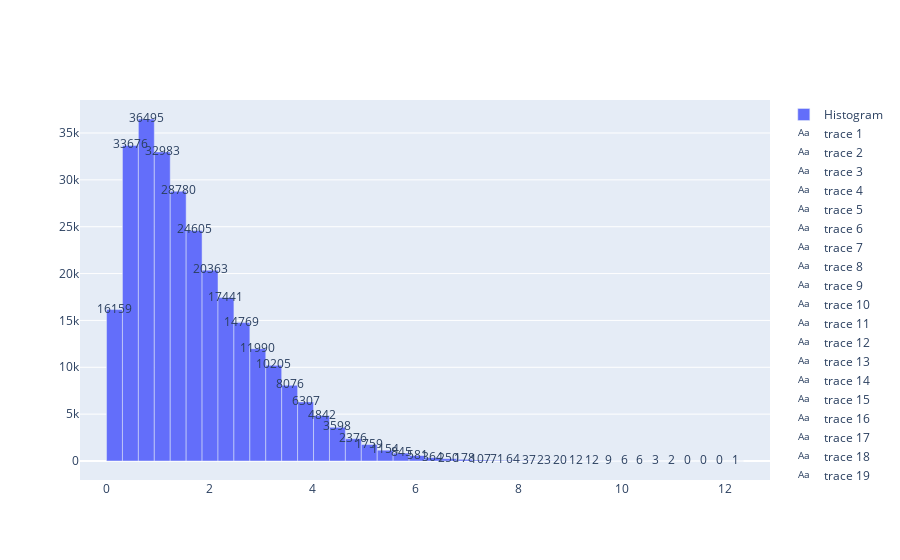

The notebook cell this image was saved under:
### Code cell
# Plot the figure
counts, bins = np.histogram(df_interest['LogOddRatio'], bins=40)
bin_midpoints = bins[:-1] + np.diff(bins)/2

fig = go.Figure()

fig.add_trace(go.Bar(
    x=bin_midpoints,
    y=counts,
    width=np.diff(bins), # makes bars have correct widths
    name='Histogram'
))
# add text labels for counts
for i in range(len(counts)):
    fig.add_trace(go.Scatter(
        x=[bin_midpoints[i]],
        y=[counts[i]],
        text=[str(counts[i])],
        mode='text',
    ))

fig.show()

### Figure 1 — Plotly figure (JSON) as saved in the notebook; plotly's stock layout.template omitted (floating-point values rounded to 4 significant figures)
{"data": [{"name": "Histogram", "type": "bar", "width": [0.3089, 0.3089, 0.3089, 0.3089, 0.3089, 0.3089, 0.3089, 0.3089, 0.3089, 0.3089, 0.3089, 0.3089, 0.3089, 0.3089, 0.3089, 0.3089, 0.3089, 0.3089, 0.3089, 0.3089, 0.3089, 0.3089, 0.3089, 0.3089, 0.3089, 0.3089, 0.3089, 0.3089, 0.3089, 0.3089, 0.3089, 0.3089, 0.3089, 0.3089, 0.3089, 0.3089, 0.3089, 0.3089, 0.3089, 0.3089], "x": [0.1562, 0.4651, 0.774, 1.083, 1.392, 1.701, 2.009, 2.318, 2.627, 2.936, 3.245, 3.554, 3.863, 4.172, 4.48, 4.789, 5.098, 5.407, 5.716, 6.025, 6.334, 6.643, 6.952, 7.26, 7.569, 7.878, 8.187, 8.496, 8.805, 9.114, 9.423, 9.731, 10.04, 10.35, 10.66, 10.97, 11.28, 11.58, 11.89, 12.2], "y": [16159, 33676, 36495, 32983, 28780, 24605, 20363, 17441, 14769, 11990, 10205, 8076, 6307, 4842, 3598, 2376, 1759, 1154, 845, 581, 364, 250, 178, 107, 71, 64, 37, 23, 20, 12, 12, 9, 6, 6, 3, 2, 0, 0, 0, 1]}, {"mode": "text", "text": ["16159"], "type": "scatter", "x": [0.1562], "y": [16159]}, {"mode": "text", "text": ["33676"], "type": "scatter", "x": [0.4651], "y": [33676]}, {"mode": "text", "text": ["36495"], "type": "scatter", "x": [0.774], "y": [36495]}, {"mode": "text", "text": ["32983"], "type": "scatter", "x": [1.083], "y": [32983]}, {"mode": "text", "text": ["28780"], "type": "scatter", "x": [1.392], "y": [28780]}, {"mode": "text", "text": ["24605"], "type": "scatter", "x": [1.701], "y": [24605]}, {"mode": "text", "text": ["20363"], "type": "scatter", "x": [2.009], "y": [20363]}, {"mode": "text", "text": ["17441"], "type": "scatter", "x": [2.318], "y": [17441]}, {"mode": "text", "text": ["14769"], "type": "scatter", "x": [2.627], "y": [14769]}, {"mode": "text", "text": ["11990"], "type": "scatter", "x": [2.936], "y": [11990]}, {"mode": "text", "text": ["10205"], "type": "scatter", "x": [3.245], "y": [10205]}, {"mode": "text", "text": ["8076"], "type": "scatter", "x": [3.554], "y": [8076]}, {"mode": "text", "text": ["6307"], "type": "scatter", "x": [3.863], "y": [6307]}, {"mode": "text", "text": ["4842"], "type": "scatter", "x": [4.172], "y": [4842]}, {"mode": "text", "text": ["3598"], "type": "scatter", "x": [4.48], "y": [3598]}, {"mode": "text", "text": ["2376"], "type": "scatter", "x": [4.789], "y": [2376]}, {"mode": "text", "text": ["1759"], "type": "scatter", "x": [5.098], "y": [1759]}, {"mode": "text", "text": ["1154"], "type": "scatter", "x": [5.407], "y": [1154]}, {"mode": "text", "text": ["845"], "type": "scatter", "x": [5.716], "y": [845]}, {"mode": "text", "text": ["581"], "type": "scatter", "x": [6.025], "y": [581]}, {"mode": "text", "text": ["364"], "type": "scatter", "x": [6.334], "y": [364]}, {"mode": "text", "text": ["250"], "type": "scatter", "x": [6.643], "y": [250]}, {"mode": "text", "text": ["178"], "type": "scatter", "x": [6.952], "y": [178]}, {"mode": "text", "text": ["107"], "type": "scatter", "x": [7.26], "y": [107]}, {"mode": "text", "text": ["71"], "type": "scatter", "x": [7.569], "y": [71]}, {"mode": "text", "text": ["64"], "type": "scatter", "x": [7.878], "y": [64]}, {"mode": "text", "text": ["37"], "type": "scatter", "x": [8.187], "y": [37]}, {"mode": "text", "text": ["23"], "type": "scatter", "x": [8.496], "y": [23]}, {"mode": "text", "text": ["20"], "type": "scatter", "x": [8.805], "y": [20]}, {"mode": "text", "text": ["12"], "type": "scatter", "x": [9.114], "y": [12]}, {"mode": "text", "text": ["12"], "type": "scatter", "x": [9.423], "y": [12]}, {"mode": "text", "text": ["9"], "type": "scatter", "x": [9.731], "y": [9]}, {"mode": "text", "text": ["6"], "type": "scatter", "x": [10.04], "y": [6]}, {"mode": "text", "text": ["6"], "type": "scatter", "x": [10.35], "y": [6]}, {"mode": "text", "text": ["3"], "type": "scatter", "x": [10.66], "y": [3]}, {"mode": "text", "text": ["2"], "type": "scatter", "x": [10.97], "y": [2]}, {"mode": "text", "text": ["0"], "type": "scatter", "x": [11.28], "y": [0]}, {"mode": "text", "text": ["0"], "type": "scatter", "x": [11.58], "y": [0]}, {"mode": "text", "text": ["0"], "type": "scatter", "x": [11.89], "y": [0]}, {"mode": "text", "text": ["1"], "type": "scatter", "x": [12.2], "y": [1]}], "layout": {"autosize": true, "xaxis": {"autorange": true, "range": [-0.513, 12.87], "type": "linear"}, "yaxis": {"autorange": true, "range": [-2028.0, 38520.0], "type": "linear"}}}
